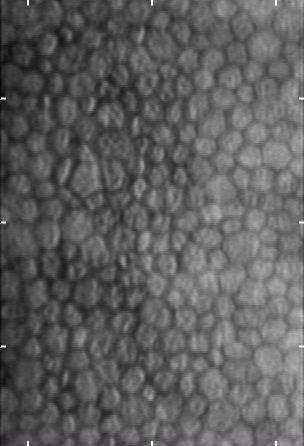
#> input picture images/N00000025_OS.jpg, 304 x 446 px
$ python -i processing.py   (imports and definitions only)
#> lines starting #> are read from the running program, lines starting #| are printed output that depends on the picture; after the words box and inside, x2 and y2 are one past the last pixel; in counts of white or black regions, pixels touching at a corner belong together
import cv2 as cv
import numpy as np
from skimage.morphology import convex_hull_image, diameter_closing
import matplotlib.pyplot as plt

#### imclearborder definition
def imclearborder(imgBW, radius):

    # Given a black and white image, first find all of its contours
    imgBWcopy = imgBW.copy()
    contours,hierarchy = cv.findContours(imgBWcopy.copy(), cv.RETR_LIST, cv.CHAIN_APPROX_SIMPLE)

    # Get dimensions of image
    imgRows = imgBW.shape[0]
    imgCols = imgBW.shape[1]

    contourList = [] # ID list of contours that touch the border

    # For each contour...
    for idx in np.arange(len(contours)):
        # Get the i'th contour
        cnt = contours[idx]

        # Look at each point in the contour
        for pt in cnt:
            rowCnt = pt[0][1]
            colCnt = pt[0][0]

            # If this is within the radius of the border
            # this contour goes bye bye!
            check1 = (rowCnt >= 0 and rowCnt < radius) or (rowCnt >= imgRows-1-radius and rowCnt < imgRows)
            check2 = (colCnt >= 0 and colCnt < radius) or (colCnt >= imgCols-1-radius and colCnt < imgCols)

            if check1 or check2:
                contourList.append(idx)
                break

    for idx in contourList:
        cv.drawContours(imgBWcopy, contours, idx, (0,0,0), -1)

    return imgBWcopy

# [12 lines left out: function bwareaopen, not called in this run]

def hexa(im,plot,pred):
    if pred:
        cont,h=cv.findContours(cv.GaussianBlur(im,(3,3),0.2),cv.RETR_LIST, cv.CHAIN_APPROX_SIMPLE)
        approx = [cv.approxPolyDP(cont[i],0.03 * cv.arcLength(cont[3], True), True) for i in range(len(cont)) if ((cv.contourArea(cont[i])>10)&
                                                                                                               (cv.contourArea(cont[i])<2000))]

        M=[cv.moments(cont[i]) for i in range(len(cont)) if ((cv.contourArea(cont[i])>10)&(cv.contourArea(cont[i])<2000))]
        if plot:
            plt.figure(figsize=(6,6))
            plt.imshow(im,cmap='gray')
            for j in range(len(approx)):
                cx = int(M[j]['m10']/M[j]['m00'])
                cy = int(M[j]['m01']/M[j]['m00'])
                x=[approx[j][i][0][0] for i in range(len(approx[j]))]
                y=[approx[j][i][0][1] for i in range(len(approx[j]))]
                plt.scatter(x,y,c='red',marker='.')
                plt.scatter(cx,cy,c='red',marker='*')

        #hull_list = [cv.convexHull(cont[i]) for i in range(len(cont)) if ((cv.contourArea(cont[i])>50)&
        #                                                                (cv.contourArea(cont[i])<2000))]

        hull_list=convex_hull_image(im)
        # [8 lines of commented-out code are left out]

        h=np.array([len(approx[i]) for i in range(len(approx))])
        #print(h)

    else:
        cont,h=cv.findContours(cv.GaussianBlur(im,(3,3),0.1),cv.RETR_LIST, cv.CHAIN_APPROX_SIMPLE)
        approx = [cv.approxPolyDP(cont[i],0.025 * cv.arcLength(cont[3], True), True) for i in range(len(cont))]
        if plot:
            plt.figure(figsize=(6,6))
            plt.imshow(im,cmap='gray')
        for j in range(len(approx)):
            x=[approx[j][i][0][0] for i in range(len(approx[j]))]
            y=[approx[j][i][0][1] for i in range(len(approx[j]))]
            if plot:
                plt.scatter(x,y,c='red',marker='.')
        h=np.array([len(approx[i]) for i in range(len(approx))])
    return np.sum(h==6)*100/len(h)

def cell_density(img, out_file,plot=True,pred=False):
    if pred:
        _,imbw=cv.threshold(img,200,img.max(),cv.THRESH_BINARY)
        imbw=imclearborder(imbw,1)
        k=se_hexa((9,11))
        imbw=cv.morphologyEx(imbw,cv.MORPH_OPEN,kernel=k.astype(np.uint8))
        imbw=diameter_closing((255-imbw), diameter_threshold=16)
        imbw=(imbw-255)*255

        cv.imwrite(out_file, imbw)

    else:
        _,imbw=cv.threshold(img,img.max()/2,img.max(),cv.THRESH_BINARY)
        imbw=imclearborder(imbw,1)

    cont,_ =cv.findContours(imbw,cv.RETR_LIST, cv.CHAIN_APPROX_SIMPLE)
    num=len(cont)
    if num>10:
        if pred:
            area=[cv.contourArea(cont[i]) for i in range(len(cont)) if ((cv.contourArea(cont[i])>50)&
                                                                        (cv.contourArea(cont[i])<2000))]
            num=len(area)
            cd=np.round((num*446*304*10*255)/(np.sum(imbw)*1.1),0)
            cov=np.round(np.std(area)*100/np.mean(area),0)
            #hex_=np.round(hexa(imbw,plot,pred),0)
            hex_=np.round(hexa_circ(imbw,plot=plot,pred=pred),0)
        else:
            cd=np.round((num*446*304*10)/(np.sum(imbw)*1.05),0)
            area=[cv.contourArea(cont[i]) for i in range(len(cont))]
            cov=np.round(np.std(area)*100/np.mean(area),0)
            hex_=np.round(hexa(imbw,plot,pred),0)
    else:
        cd=0
        cov=0
        hex_=0
    return cd,cov,num,hex_

# [73 lines left out: functions postProc_roi, se_hexa, hexa_circ, not called in this run]

>>> import cv2
>>> picture = cv2.imread('../images/N00000025_OS.jpg', cv2.IMREAD_GRAYSCALE)
#> picture: shape (446, 304); min 0, max 255, mean 94.1
>>> result = cell_density(picture, 'out.png')
#> in cell_density, `_,imbw=cv.threshold(img,img.max()/2,img.max(),cv.THRESH_BINARY)`:
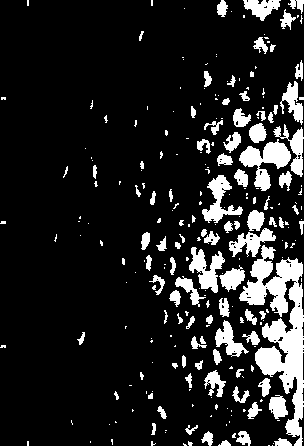
#> imbw: shape (446, 304); 13.8% white; 249 white regions (156 under 20 px)
#> in imclearborder, `contours,hierarchy = cv.findContours(imgBWcopy.copy(), cv.RETR_LIST, c..`: contours = 314 contours, 239 with area under 20; largest, box (x1, y1, x2, y2) and area: (239, 245, 304, 446) 4808, (239, 139, 291, 191) 1072, (189, 247, 225, 293) 692, (202, 175, 243, 223) 668, (229, 228, 276, 257) 540
#> the loop in imclearborder, `for idx in np.arange(len(contours)): # Get the i'th contour` made 314 passes
#> cnt on passes 1 to 3: [[272, 445]], [[268, 445], [269, 445]], [[273, 443]]
#> after the loop in imclearborder, `for idx in np.arange(len(contours)):`: contourList = 26 values from 0 to 313
#> the loop in imclearborder, `for idx in contourList:` made 26 passes
#> idx on passes 6 to 17: 7, 8, 9, 10, 15, 16, 72, 142, 170, 175, 246, 268
#> after the loop in imclearborder, `for idx in contourList:`:
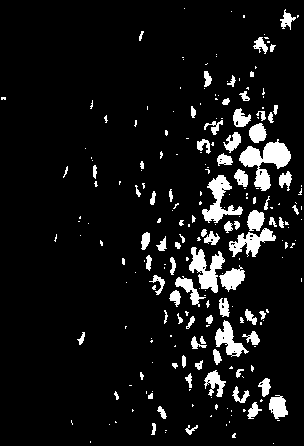
#> imgBWcopy: shape (446, 304); 8.2% white; 224 white regions (143 under 20 px)
#> in cell_density, `cont,_ =cv.findContours(imbw,cv.RETR_LIST, cv.CHAIN_APPROX_SIMPLE)`: cont = 262 contours, 199 with area under 20; largest, box (x1, y1, x2, y2) and area: (239, 139, 291, 191) 1072, (189, 247, 225, 293) 692, (202, 175, 243, 223) 668, (229, 228, 276, 257) 540, (215, 320, 249, 357) 458
#> in cell_density, `num=len(cont)`: num = 262
#> in cell_density, `cd=np.round((num*446*304*10)/(np.sum(imbw)*1.05),0)`: cd = 119
#> in cell_density, `area=[cv.contourArea(cont[i]) for i in range(len(cont))]`: area = 262 values, max 1072 at index 203, min 0 at index 0, mean 34.19
#> in cell_density, `cov=np.round(np.std(area)*100/np.mean(area),0)`: cov = 312
#> in hexa, `cont,h=cv.findContours(cv.GaussianBlur(im,(3,3),0.1),cv.RETR_LIST, cv...`: h = 262 rows, first 6: [1, -1, -1, -1], [2, 0, -1, -1], [3, 1, -1, -1], [4, 2, -1, -1], [5, 3, -1, -1], [6, 4, -1, -1]
#> in hexa, `approx = [cv.approxPolyDP(cont[i],0.025 * cv.arcLength(cont[3], True),..`: approx has the same summary as cont in cell_density
#> the loop in hexa, `for j in range(len(approx)):` made 262 passes
#> (x, y) on passes 1 to 3: ([273], [443]), ([90, 90], [441, 442]), ([235, 234, 232, 232, 235, 234, 234, 235], [433, 433, 435, 437, 437, 436, 435, 434])
#> in hexa, `h=np.array([len(approx[i]) for i in range(len(approx))])`: h = 262 values, max 135 at index 181, min 1 at index 0, mean 11.86
#> in cell_density, `hex_=np.round(hexa(imbw,plot,pred),0)`: hex_ = 11
#> result = (119, 312, 262, 11)
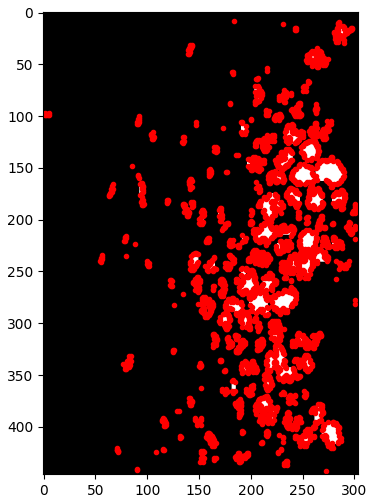
#> figure drawn by matplotlib, 1 panel

$ run again, on images/N00000026_OS.jpg
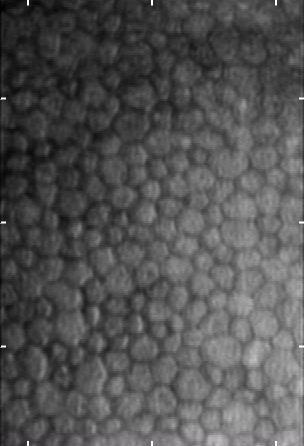
#> input picture images/N00000026_OS.jpg, 304 x 446 px
#> imbw: shape (446, 304); 11.4% white; 208 white regions (146 under 20 px)
#> contours = 262 contours, 209 with area under 20; largest, box (x1, y1, x2, y2) and area: (229, 247, 304, 446) 7847, (243, 262, 300, 362) 1842, (204, 400, 265, 446) 1340, (243, 338, 271, 389) 652, (205, 336, 241, 367) 649
#> the loop in imclearborder, `for idx in np.arange(len(contours)): # Get the i'th contour` made 262 passes
#> cnt on passes 1 to 3: [[145, 444]], [[271, 443], [272, 442], [273, 443], [272, 444]], [[158, 443], [158, 444], [157, 445], [158, 444]]
#> after the loop in imclearborder, `for idx in np.arange(len(contours)):`: contourList = [0, 1, 2, 3, 4, 6, 7, 11, 12, 14, 15, 26, 42, 158, 185, 186, 222, 234, 257, 259, 260, 261]
#> the loop in imclearborder, `for idx in contourList:` made 22 passes
#> idx on passes 8 to 15: 11, 12, 14, 15, 26, 42, 158, 185
#> after the loop in imclearborder, `for idx in contourList:`:
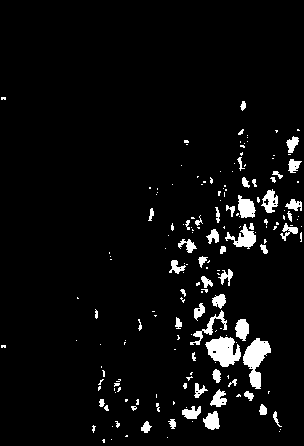
#> imgBWcopy: shape (446, 304); 4.9% white; 178 white regions (124 under 20 px)
#> cont = 199 contours, 158 with area under 20; largest, box (x1, y1, x2, y2) and area: (243, 338, 271, 389) 652, (205, 336, 241, 367) 649, (225, 224, 256, 249) 278, (238, 195, 256, 218) 253, (261, 189, 278, 213) 216
#> num = 199
#> cd = 151
#> area = 199 values, max 652.5 at index 62, min 0 at index 0, mean 26.01
#> cov = 296
#> in hexa, `cont,h=cv.findContours(cv.GaussianBlur(im,(3,3),0.1),cv.RETR_LIST, cv...`: h = 199 rows, first 6: [1, -1, -1, -1], [2, 0, -1, -1], [3, 1, -1, -1], [4, 2, -1, -1], [5, 3, -1, -1], [6, 4, -1, -1]
#> approx has the same summary as cont in cell_density
#> the loop in hexa, `for j in range(len(approx)):` made 199 passes
#> (x, y) on passes 1 to 3: ([111], [439]), ([103, 102, 103, 103, 104, 104], [439, 440, 441, 442, 442, 439]), ([167], [437])
#> in hexa, `h=np.array([len(approx[i]) for i in range(len(approx))])`: h = 199 values, max 98 at index 75, min 1 at index 0, mean 10.18
#> hex_ = 7
#> result = (151, 296, 199, 7)
#> `result = cell_density(picture, 'out.png')`:
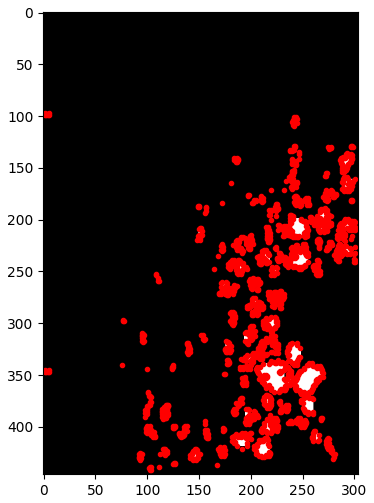
#> figure drawn by matplotlib, 1 panel

$ run again, on images/N00000027_OS.jpg
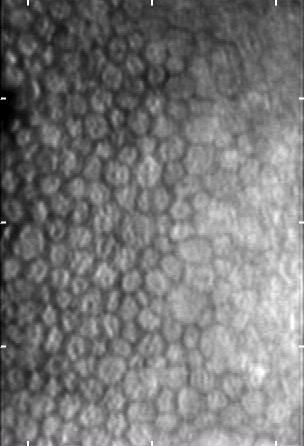
#> input picture images/N00000027_OS.jpg, 304 x 446 px
#> in cell_density, `_,imbw=cv.threshold(img,img.max()/2,img.max(),cv.THRESH_BINARY)`:
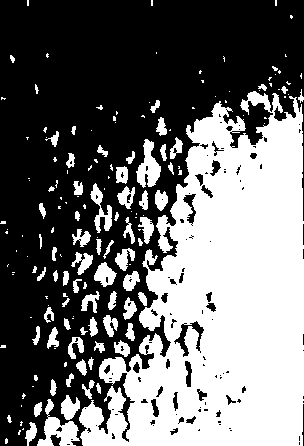
#> imbw: shape (446, 304); 42.7% white; 164 white regions (92 under 20 px)
#> contours = 290 contours, 193 with area under 20; largest, box (x1, y1, x2, y2) and area: (79, 91, 304, 446) 49604, (37, 399, 80, 446) 744, (136, 139, 161, 188) 592, (173, 320, 205, 358) 408, (90, 183, 112, 233) 353
#> the loop in imclearborder, `for idx in np.arange(len(contours)): # Get the i'th contour` made 290 passes
#> cnt on passes 7, 14, 16: [[87, 432], [88, 431], [89, 432], [88, 433]], [[23, 428], [22, 429], [23, 429]], [[152, 425], [153, 424], [154, 425], [153, 426]]
#> after the loop in imclearborder, `for idx in np.arange(len(contours)):`: contourList = [0, 1, 19, 40, 76, 161, 264, 267, 287, 288, 289]
#> the loop in imclearborder, `for idx in contourList:` made 11 passes
#> idx on passes 3 to 10: 19, 40, 76, 161, 264, 267, 287, 288
#> cont = 172 contours, 114 with area under 20; largest, box (x1, y1, x2, y2) and area: (136, 139, 161, 188) 592, (90, 183, 112, 233) 353, (94, 262, 117, 287) 311, (61, 395, 80, 420) 264, (117, 186, 135, 209) 212
#> num = 172
#> cd = 107
#> area = 172 values, max 592 at index 125, min 0 at index 5, mean 38.2
#> cov = 194
#> in hexa, `cont,h=cv.findContours(cv.GaussianBlur(im,(3,3),0.1),cv.RETR_LIST, cv...`: h = 172 rows, first 6: [1, -1, -1, -1], [2, 0, -1, -1], [3, 1, -1, -1], [4, 2, -1, -1], [5, 3, -1, -1], [6, 4, -1, -1]
#> approx has the same summary as cont in cell_density
#> the loop in hexa, `for j in range(len(approx)):` made 172 passes
#> (x, y) on passes 1 to 3: ([6, 5, 5, 6, 7, 7], [438, 439, 443, 443, 442, 439]), ([20, 19, 19, 18, 18, 19, 19, 20], [430, 430, 431, 432, 434, 434, 432, 431]), ([23, 22, 23], [428, 429, 429])
#> in hexa, `h=np.array([len(approx[i]) for i in range(len(approx))])`: h = 172 values, max 86 at index 125, min 1 at index 33, mean 13.43
#> hex_ = 9
#> result = (107, 194, 172, 9)
#> `result = cell_density(picture, 'out.png')`:
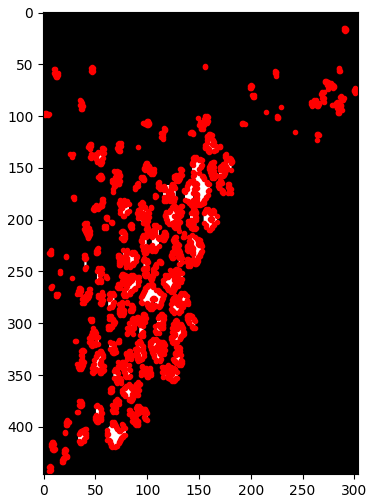
#> figure drawn by matplotlib, 1 panel
